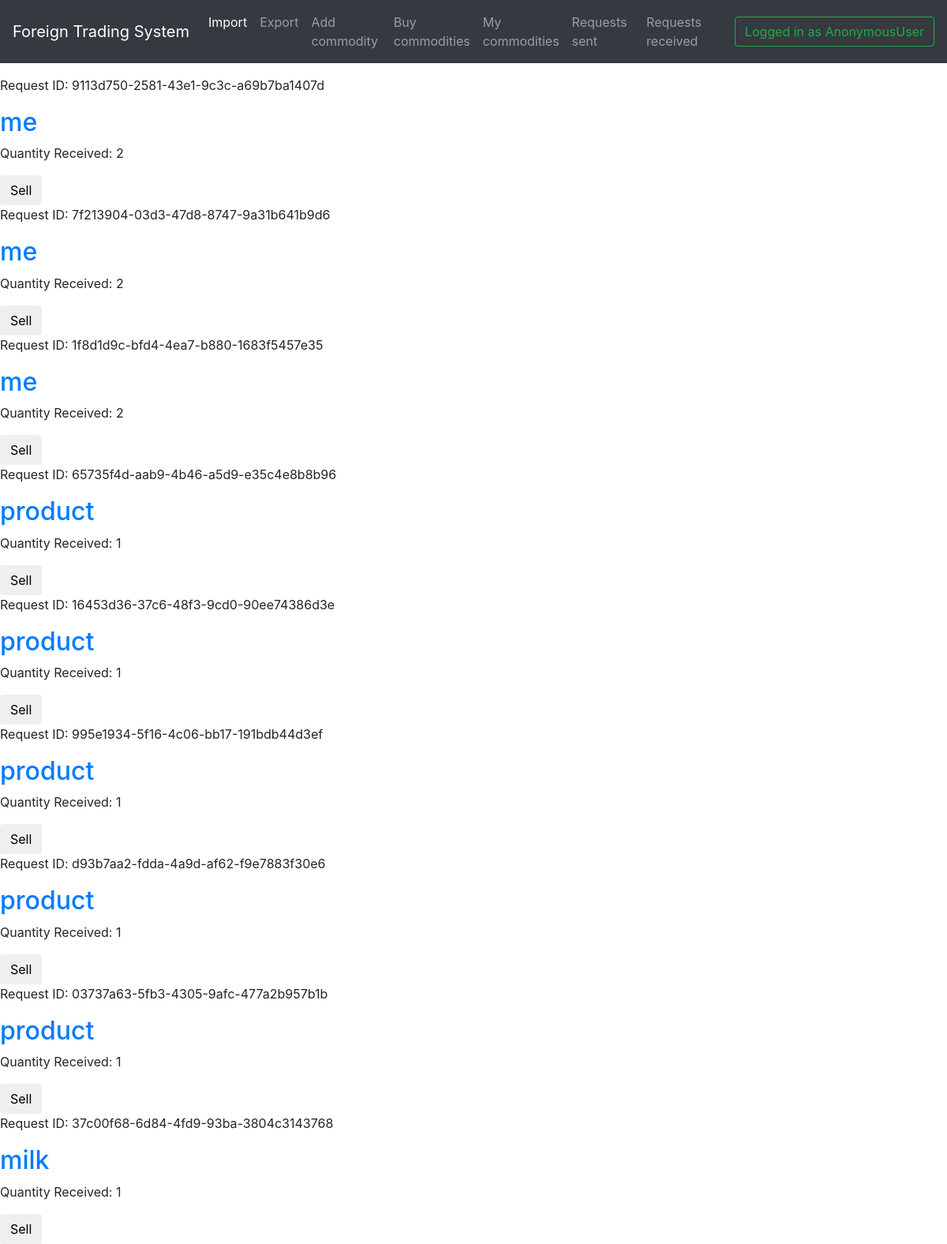
The app's page /trade/commodity/requests/sent, older data.
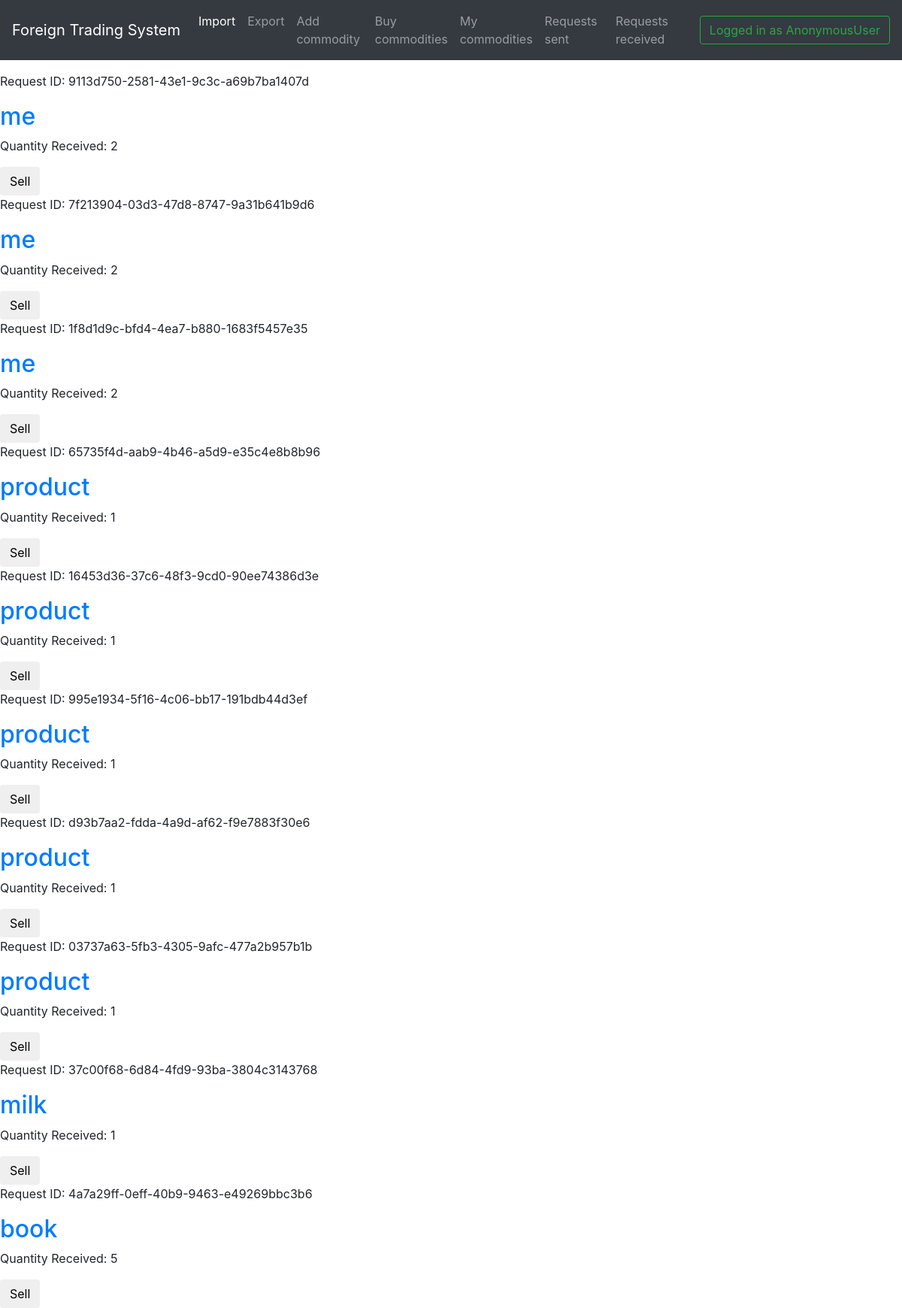
The same page, newer data.
### trade/models.py (models this page shows)
class Request(models.Model):
    requestID = models.UUIDField(primary_key=True, default=uuid.uuid4, editable=False)
    commodityName = models.CharField( max_length = 50)
    exporterName = models.CharField( max_length = 50 )
    quantityRequested = models.IntegerField()
    def __str__(self):
        return self.commodityName

### trade/views.py (the view)
def requestsSentShow(request):
    posts= Request.objects.exclude(exporterName = request.user)
    print posts
    context = {
        'posts' : posts
    }
    return render(request,'trade/requests.html',context)

### trade/templates/trade/requests.html
{% extends 'basetemp.html' %}
{% block content %}
 {% for post in posts %}
      <div>
          <p>Request ID: {{ post.requestID }}</p>
          <h2><a href="" name="mytextbox">{{ post.commodityName }}</a></h2>
          <p>Quantity Received: {{ post.quantityRequested }}</p>
          <input type="submit" class="btn" value="Sell" name="mybtn">
      </div>
  {% endfor %}
{% endblock %}

Row changes from the older to the newer data that the page shows:
added Request: requestID "4a7a29ff-0eff-40b9-9463-e49269bbc3b6", commodityName "book", quantityRequested "5"
